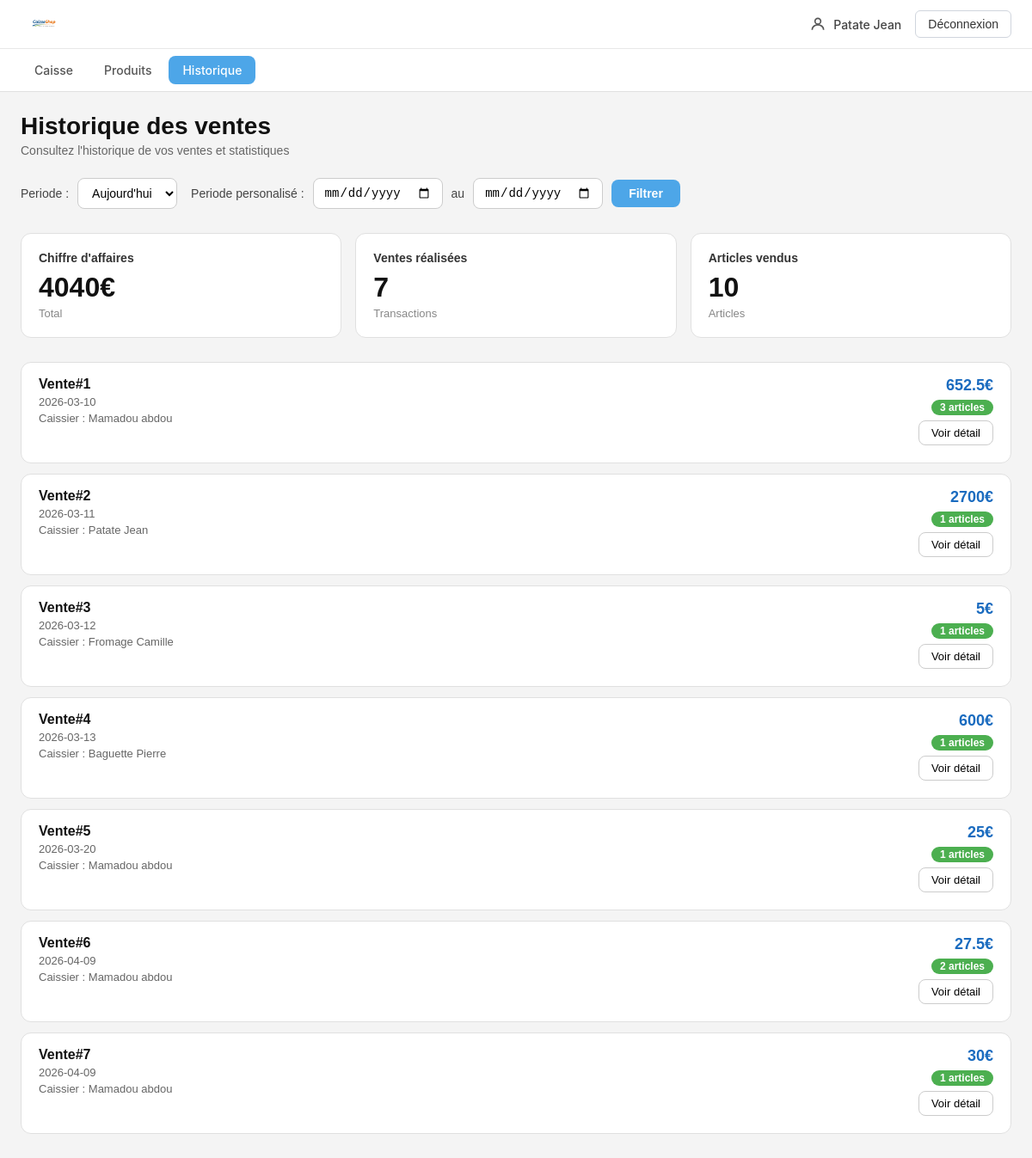
The app's page /frontoffice/historique.php (signed in) with its own data.
### tables this page shows
CREATE TABLE `ventes` (
  `Id` int(11) NOT NULL,
  `IdUtilisateur` int(11) NOT NULL,
  `Date` date NOT NULL DEFAULT current_timestamp(),
  `Total` double NOT NULL
);

CREATE TABLE `utilisateurs` (
  `Id` int(11) NOT NULL,
  `Nom` varchar(20) NOT NULL,
  `Prenom` varchar(20) NOT NULL,
  `Email` varchar(50) NOT NULL,
  `MotDePasse` varchar(255) NOT NULL
);

### frontoffice/select.php (called while the page is built, shortened)
<?php
require_once('../asset/connexionbdd.php');
$sql = "SELECT vtp.IdVente,
vtp.IdProduit,
pdt.NomProduit,
vtp.Quantite,
pdt.Prix,
vtp.PrixTotalProduit
FROM venteproduits vtp
JOIN produits pdt ON vtp.IdProduit = pdt.Id
JOIN ventes vt ON vtp.IdVente = vt.Id
JOIN utilisateurs ut ON vt.IdUtilisateur = ut.Id";
$params = [];
$stmt = $pdo->prepare($sql);
$stmt->execute($params);
$venteProduits=$stmt->fetchall();
$sql = "SELECT vt.Id,
vt.Date,
vt.Total,
ut.Nom,
ut.Prenom
FROM ventes vt
JOIN utilisateurs ut ON vt.IdUtilisateur = ut.Id WHERE 1=1";
$params = [];
$stmt = $pdo->prepare($sql);
$stmt->execute($params);
$ventes=$stmt->fetchall();
?>

### frontoffice/session.php (called while the page is built, shortened)
<?php
require_once(__DIR__ . '/select.php');
?>

### frontoffice/fonction.php (called while the page is built)
<?php
function nombreArticleDansUneVente($idVente,$venteProduits){
    $nbArticle=0;
    for ($i=0; $i < count($venteProduits); $i++) {
        if ($idVente == $venteProduits[$i]['IdVente']) {
            $nbArticle+=1;
        }
    }
    return $nbArticle;
}
function CalculDuChiffreAffaires($ventes){
    $chiffreAffaire=0;
    for ($i=0; $i < count($ventes); $i++) {
        $chiffreAffaire += $ventes[$i]['Total'];
    }
    return $chiffreAffaire;
}
?>

### frontoffice/historique.php (the view, shortened to what this page needs)
<?php
require_once(__DIR__ . '/session.php');
require_once(__DIR__ . '/select.php');
require_once(__DIR__ . '/fonction.php');
?>
<!DOCTYPE html>
<html lang="fr">
<head>
    <link rel="stylesheet" href="../styles/style.css">
    <link rel="stylesheet" href="../styles/historique.css">
</head>
<body>
    <header class="header">
        <nav class="nav-top">
            <img class="logo" src="../image/logo1.png" alt="logo caisseshop">
            <div class="nav-top-droite">
                <div class="utilisateur">
                    <svg class="icone-user" xmlns="http://www.w3.org/2000/svg" viewBox="0 0 24 24" fill="none" stroke="currentColor" stroke-width="2">
                        <circle cx="12" cy="8" r="4"/>
                        <path d="M4 20c0-4 3.6-7 8-7s8 3 8 7"/>
                    </svg>
                    <p class="nom-utilisateur"><?php echo $_SESSION['LOG_USER'] ?></p>
                </div>
                <button class="bouton-deconnexion" onclick="window.location.href='logout.php'">
                    Déconnexion
                </button>
            </div>
        </nav>
        <nav class="nav-menu">
            <a class="nav-lien " href="index.php">
                Caisse
            </a>
            <a class="nav-lien" href="produits.php">
                Produits
            </a>
            <a class="nav-lien actif" href="historique.php">
                Historique
            </a>
        </nav>
    </header>
    <main class="historique-page">
        <h1 class="historique-titre">Historique des ventes</h1>
        <p class="historique-description">Consultez l'historique de vos ventes et statistiques</p>
        <div class="filtres-row">
            <form class="filtre-periode" action="">
                <label class="filtre-label" for="periode">Periode :</label>
                <select class="filtre-select" name="periode" id="periode">
                    <option value="1">Aujourd'hui</option>
                </select>
            </form>
            <form class="filtre-perso" action="historique.php" method="post">
                <label class="filtre-label" for="perso_periode_debut">Periode personalisé :</label>
                <?php if (!isset($_POST['perso_periode_debut']) && !isset($_POST['perso_periode_fin'])) { ?>
                    <input class="filtre-date" type="date" name="perso_periode_debut" >
                    <span class="filtre-au">au</span>
                    <input class="filtre-date" type="date" name="perso_periode_fin" >
                <?php }else{ ?>
                    <input class="filtre-date" type="date" name="perso_periode_debut"  value="<?php echo $_POST['perso_periode_debut'] ?>">
                    <span class="filtre-au">au</span>
                    <input class="filtre-date" type="date" name="perso_periode_fin" value="<?php echo $_POST['perso_periode_fin'] ?>">
                <?php } ?>
                <button class="filtre-btn" type="submit">Filtrer</button>
            </form>
        </div>
        <div class="stats-grid">
            <div class="stat-card">
                <h2 class="stat-titre">Chiffre d'affaires</h2>
                <b class="stat-valeur"><?php echo CalculDuChiffreAffaires($ventes) ?>€</b>
                <p class="stat-label">Total</p>
            </div>
            <div class="stat-card">
                <h2 class="stat-titre">Ventes réalisées</h2>
                <b class="stat-valeur"><?php echo count($ventes) ?></b>
                <p class="stat-label">Transactions</p>
            </div>
            <div class="stat-card">
                <h2 class="stat-titre">Articles vendus</h2>
                <b class="stat-valeur"><?php echo count($venteProduits) ?></b>
                <p class="stat-label">Articles</p>
            </div>
        </div>
        <?php for ($i=0; $i < count($ventes); $i++) { ?>
            <article class="vente-card vente-card">
                <div class="vente-header">
                    <div class="vente-info">
                        <h2 class="vente-numero">Vente#<?php echo ($i+1) ?></h2>
                        <p class="vente-date"><?php echo $ventes[$i]['Date'] ?></p>
                        <p class="vente-caissier">Caissier : <?php echo $ventes[$i]['Nom']." ".$ventes[$i]['Prenom'] ?></p>
                    </div>
                    <div class="vente-meta">
                        <p class="vente-prix"><?php echo $ventes[$i]['Total'] ?>€</p>
                        <span class="vente-badge"><?php echo nombreArticleDansUneVente($ventes[$i]['Id'], $venteProduits) ?> articles</span>
                        <form action="detailHistorique.php" method="post">
                            <button class="vente-btn" type="submit">Voir détail</button>
                        </form>
                    </div>
                </div>
            </article>
        <?php } ?>
    </main>
</body>
</html>

### styles/style.css (style rules this page uses)
* { margin: 0; padding: 0; box-sizing: border-box; }
body { font-family: -apple-system, BlinkMacSystemFont, 'Segoe UI', sans-serif; background-color: #f0f2f5; color: #1a1a1a; font-size: 14px; }
.header { background-color: #ffffff; border-bottom: 1px solid #e0e0e0; position: sticky; top: 0; z-index: 100; }
.nav-top { display: flex; align-items: center; justify-content: space-between; padding: 10px 24px; border-bottom: 1px solid #e8e8e8; }
.logo { height: 36px; width: auto; }
.nav-top-droite { display: flex; align-items: center; gap: 16px; }
.utilisateur { display: flex; align-items: center; gap: 8px; color: #444; }
.icone-user { width: 20px; height: 20px; color: #555; }
.nom-utilisateur { font-size: 14px; font-weight: 500; }
.bouton-deconnexion { display: flex; align-items: center; gap: 6px; padding: 7px 14px; background-color: #ffffff; border: 1px solid #d0d5dd; border-radius: 6px; font-size: 14px; font-weight: 500; cursor: pointer; color: #333; transition: background-color 0.2s; }
.nav-menu { display: flex; align-items: center; gap: 4px; padding: 8px 24px; }
.nav-lien { display: flex; align-items: center; gap: 6px; padding: 8px 16px; text-decoration: none; color: #555; font-size: 14px; font-weight: 500; border-radius: 8px; transition: background-color 0.2s, color 0.2s; }
.nav-lien.actif { background-color: #4da6e8; color: #ffffff; }

### styles/historique.css (style rules this page uses)
.historique-page { background: #f4f4f4; padding: 24px; font-family: sans-serif; min-height: 100vh; }
.historique-titre { font-size: 28px; font-weight: 700; margin: 0 0 4px; color: #111; }
.historique-description { color: #666; margin: 0 0 24px; font-size: 14px; }
.filtres-row { display: flex; align-items: center; flex-wrap: wrap; gap: 16px; margin-bottom: 28px; }
.filtre-periode, .filtre-perso { display: inline-flex; align-items: center; gap: 10px; }
.filtre-label { font-size: 14px; color: #444; font-weight: 500; }
.filtre-select, .filtre-date { padding: 8px 12px; border: 1px solid #ccc; border-radius: 8px; font-size: 14px; background: #fff; cursor: pointer; }
.filtre-au { font-size: 14px; color: #444; }
.filtre-btn { padding: 8px 20px; background: #4da6e8; color: #fff; border: none; border-radius: 8px; font-size: 14px; font-weight: 600; cursor: pointer; }
.stats-grid { display: grid; grid-template-columns: repeat(3, 1fr); gap: 16px; margin-bottom: 28px; }
.stat-card { background: #fff; border: 1px solid #e0e0e0; border-radius: 12px; padding: 20px; }
.stat-titre { font-size: 14px; font-weight: 600; color: #333; margin: 0 0 8px; }
.stat-valeur { display: block; font-size: 32px; font-weight: 700; color: #111; margin-bottom: 4px; }
.stat-label { font-size: 13px; color: #888; margin: 0; }
.vente-card { background: #fff; border: 1px solid #e0e0e0; border-radius: 12px; padding: 16px 20px; margin-bottom: 12px; display: flex; flex-direction: column; }
.vente-header { display: flex; justify-content: space-between; align-items: flex-start; margin-bottom: 4px; }
.vente-info { display: flex; flex-direction: column; gap: 4px; }
.vente-numero { font-size: 16px; font-weight: 700; color: #111; margin: 0; }
.vente-date, .vente-caissier { font-size: 13px; color: #666; margin: 0; }
.vente-meta { display: flex; flex-direction: column; align-items: flex-end; gap: 6px; }
.vente-prix { font-size: 18px; font-weight: 700; color: #1a6bbf; margin: 0; }
.vente-badge { background: #4caf50; color: #fff; font-size: 12px; font-weight: 600; padding: 2px 10px; border-radius: 20px; }
.vente-btn { padding: 6px 14px; font-size: 13px; border: 1px solid #ccc; background: #fff; border-radius: 8px; cursor: pointer; }

### records on screen
ventes: Date "2026-03-10", IdUtilisateur.Nom "Mamadou", IdUtilisateur.Prenom "abdou", Total "652.5", Id "3"
ventes: Date "2026-03-11", IdUtilisateur.Nom "Patate", IdUtilisateur.Prenom "Jean", Total "2700", Id "1"
ventes: Date "2026-03-12", IdUtilisateur.Nom "Fromage", IdUtilisateur.Prenom "Camille", Total "5", Id "1"
ventes: Date "2026-03-13", IdUtilisateur.Nom "Baguette", IdUtilisateur.Prenom "Pierre", Total "600", Id "1"
ventes: Date "2026-03-20", IdUtilisateur.Nom "Mamadou", IdUtilisateur.Prenom "abdou", Total "25", Id "1"
ventes: Date "2026-04-09", IdUtilisateur.Nom "Mamadou", IdUtilisateur.Prenom "abdou", Total "27.5", Id "2"
ventes: Date "2026-04-09", IdUtilisateur.Nom "Mamadou", IdUtilisateur.Prenom "abdou", Total "30", Id "1"

### other values on screen
$_SESSION['LOG_USER'] "Patate Jean"
CalculDuChiffreAffaires($ventes) "4040"
count($ventes) "7"
count($venteProduits) "10"
